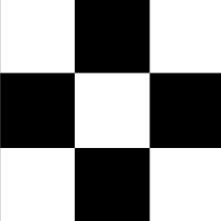
#> input picture 数字图像处理/对数变换/squared_paper.jpg, 221 x 221 px
$ python '实验2_log_trans.py'
#> lines starting #> are read from the running program, lines starting #| are printed output that depends on the picture
'''
【功能】拓展实验：利用对数变换，压缩傅里叶频谱值的动态范围，使其能够被人眼观察到更多细节
【B站/YouTube】轩辕十四很nice
【开源协议】The MIT License (MIT)
'''

import numpy as np
from PIL import Image
import matplotlib.pyplot as plt
from matplotlib import cm
from mpl_toolkits import mplot3d


def set_chinese():  # 中文显示工具函数
    import matplotlib
    print("[INFO] matplotlib版本为：%s" % matplotlib.__version__)
    matplotlib.rcParams['font.sans-serif'] = ['FangSong']  # 用来正常显示中文标签 ‘SimHei’，'FangSong'
    matplotlib.rcParams['axes.unicode_minus'] = False  # 用来正常显示负号

def image_log(input):
	return np.log(1 + input)

if __name__ == '__main__':
    set_chinese()

    gray_img = np.asarray(Image.open('./squared_paper.jpg').convert('L'))
    print("[INFO] 原图尺寸为：", gray_img.shape)
#| [INFO] 原图尺寸为： (221, 221)

    fft_arr = np.fft.fftshift(np.abs(np.fft.fft2(gray_img)))  # 对原图做傅立叶变换,得到一个频谱矩阵
    print("[INFO] 频谱矩阵最大值为：%d " % int(np.max(fft_arr)))
#| [INFO] 频谱矩阵最大值为：6866683


    fig = plt.figure() #创建第一个显示窗口

    ax1 = fig.add_subplot(221)
    ax1.set_title('原图')
    ax1.imshow(gray_img, cmap='gray', vmin=0, vmax=255)

    ax2 = fig.add_subplot(222)
    ax2.set_xlabel('频谱幅值', fontsize=6)
    ax2.set_ylabel('出现次数', fontsize=6)
    ax2.grid(True, linestyle=':', linewidth=1)
    ax2.set_title('频谱幅值分布直方图', fontsize=12)
    ax2.hist(fft_arr.flatten(), density=False, color='r', edgecolor='k', log=True)

    ax3 = fig.add_subplot(223)
    ax3.set_title('频谱矩阵')  # 直接显示频谱值，不利于人眼观察
    ax3.imshow(fft_arr, cmap='gray')

    ax4 = fig.add_subplot(224, projection='3d')
    ax4.set_title('频谱矩阵3D图', fontsize=12)
    Y = np.arange(0, fft_arr.shape[0], 1)
#> Y = 221 values from 0 to 220
    X = np.arange(0, fft_arr.shape[1], 1)
#> X = 221 values from 0 to 220
    X, Y = np.meshgrid(X, Y)
    ax4.plot_surface(X, Y, fft_arr, cmap='coolwarm')
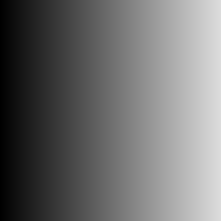
#> X: shape (221, 221) int64; min 0, max 220, mean 110


    fig2 = plt.figure() #创建第二个显示窗口

    ax5 = fig2.add_subplot(121)
    ax5.set_title('经对数变换的频谱矩阵')
    log_fft_arr = image_log(fft_arr)  # 对频谱矩阵进行对数变换
#> in image_log, `return np.log(1 + input)`:
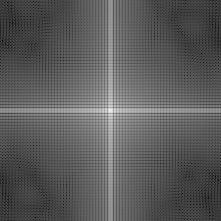
#> returned value: shape (221, 221) float64; min 0.266, max 15.74, mean 5.81; drawn with min black and max white
    ax5.imshow(log_fft_arr, cmap='gray')


    ax6 = fig2.add_subplot(122, projection='3d')
    ax6.set_title('经对数变换的频谱矩阵3D图', fontsize=12)
    Y = np.arange(0, fft_arr.shape[0], 1)
    X = np.arange(0, fft_arr.shape[1], 1)
    X, Y = np.meshgrid(X, Y)
    ax6.set_xlabel('宽', fontsize=12)
    ax6.set_ylabel('高', fontsize=12)
    ax6.set_zlabel('幅值', fontsize=12)
    ax6.plot_surface(X, Y, log_fft_arr, rstride=1, cstride=1, cmap='coolwarm',antialiased=True)
    ax6.set_zlim(-np.max(log_fft_arr), np.max(log_fft_arr))  # 拉开坐标轴范围显示投影
    ax6.contour(X, Y, log_fft_arr, zdir='z', offset=-np.max(log_fft_arr), cmap="coolwarm")  # 生成z方向投影，投到x-y平面

    plt.show()
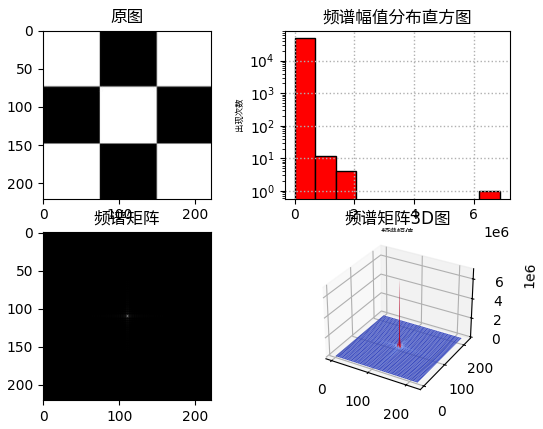
#> figure drawn by matplotlib, 4 panels; panel 2: tallest bar 48824 high, from x = 0.304 to 686668.6
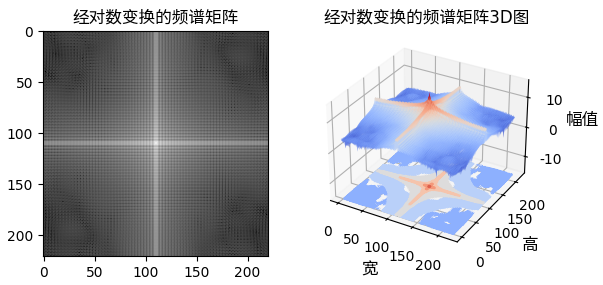
#> figure drawn by matplotlib, 2 panels
